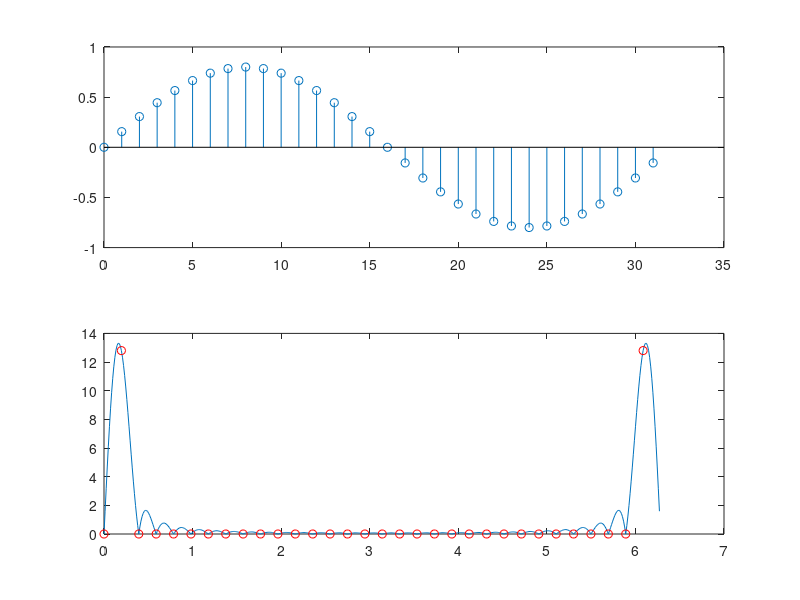

Reproduce this figure in MATLAB. (Note: this script raises an error after producing the figure.)
%% DSP_LAB_3 Frequency-Domain Analysis Using the DFT

%% Introdution
% define a sinusoidal signal
N = 32;
n = 0:N-1;
x = 0.8*sin((2*pi/N)*n);
% compute the approximated DTFT using an FFT with M = 16N frequency points
M = 16*N;
w = 2*pi*(0:1/M:1-1/M);
X = fft(x,M);
% plot the signal in time domain and its approximated DTFT
figure
subplot(2,1,1)
stem(n,x);
subplot(2,1,2);
plot(w,abs(X));
hold on
% compute the DFT of the same sinusoidal signal, the DFT is computed using
% an FFT with M = N frequency points, where N is the signal length.
Xk = fft(x);
N  = length(Xk)
wk = 2*pi*(0:1/N:1-1/N);
% plot the DFT coefficients
plot(wk,abs(Xk),'ro');

%% Problem 6.1 Computational Complexity of the DFT/FFT
clear
N = 32;
n = 0:N-1;
x = 0.8*sin(0.2*pi*n);
% compute the dft using direct computation of the dft
Y1 = dft(x);
% compute the dft via fft function
Y2 = fft(x);
% plot 
figure
subplot(2,1,1);
stem(abs(Y1));
subplot(2,1,2);
stem(abs(Y2));
% compare the different results by using different N
N = [2^4 2^5 2^6 2^7 2^8];
for k = 1:5
    n = 1:N(k)-1;
    x = 0.8*sin(0.2*pi*n);
    tic;
    y1 = dft(x);
    rd(k) = toc;
    tic
    y2 = fft(x);
    tf(k) = toc;
    subplot(5,1,k);
    stem(abs(y1));
end
%% Problem 6.2 Discrete-Time Fourier Transform
N1 = [16 32];
% generate rectangular bartlett hamming windows
RectWin12 = rectwin(N1(1));
RectWin36 = rectwin(N1(2));
BartWin12 = bartlett(N1(1));
BartWin36 = bartlett(N1(2));
HammWin12 = hamming(N1(1));
HammWin36 = hamming(N1(2));
% calculate the DTFT of the windows
[dtftRect12, wRect12] = dtft(RectWin12);
[dtftRect36, wRect36] = dtft(RectWin36);
[dtftBart12, wBart12] = dtft(BartWin12);
[dtftBart36, wBart36] = dtft(BartWin36);
[dtftHamm12, wHamm12] = dtft(HammWin12);
[dtftHamm36, wHamm36] = dtft(HammWin36);
% plot(RectWin12);
figure
subplot(3,1,1);
plot(wRect12,abs(dtftRect12),'r',wRect36,abs(dtftRect36));
subplot(3,1,2);
plot(wBart12,abs(dtftBart12),'r',wBart36,abs(dtftBart36));
subplot(3,1,3);
plot(wHamm12,abs(dtftHamm12),'r',wHamm36,abs(dtftHamm36));
% generate a sinusoids function
N2 = N1(2);
n = 0:N2-1;
X = sin(2*pi*n/N2);
% modulate it with different windows
rectX = X.*RectWin36';
bartX = X.*BartWin36';
hammX = X.*HammWin36';
% calculate the dtft of each modulated sinusoids functions
[dtftRX, wRX] = dtft(rectX);
[dtftBX, wBX] = dtft(bartX);
[dtftHX, wHX] = dtft(hammX);
% plot the modulated function and also its dtft
figure
plot(n,rectX,'r--',n,bartX,'g-',n,hammX,'b');
figure
plot(wRX,abs(dtftRX),'r--',wBX,abs(dtftBX),'g-',wHX,abs(dtftHX),'b');
% generate two sinusoids at different frequencies
n1 = 0:N1(1)-1;
n2 = 0:N1(2)-1;
% define the parameters
a  = [0.2, 0.3];
w0 = 0.2*pi;
wa1n1 = w0 + 2*pi*a(1)/N1(1);
wa2n1 = w0 + 2*pi*a(2)/N1(1);
wa1n2 = w0 + 2*pi*a(1)/N1(2);
% 
Xa1n1 = cos(w0*n1) + cos(wa1n1*n1);
Xa2n1 = cos(w0*n1) + cos(wa2n1*n1);
Xa1n2 = cos(w0*n2) + cos(wa1n2*n2);
% 
[dtftXa1n1, wXa1n1 ]= dtft(Xa1n1);
[dtftXa2n1, wXa2n1 ]= dtft(Xa2n1);
[dtftXa1n2, wXa1n2 ]= dtft(Xa1n2);
%
figure
plot(wXa1n1,abs(dtftXa1n1),'r',wXa2n1,abs(dtftXa2n1));
figure
plot(wXa1n1,abs(dtftXa1n1),'r',wXa1n2,abs(dtftXa1n2));

%% Problem 6.3 DTMF Signal Decoding
% define parameters
fs = 8000;
N  = 256;
% generate the signal for '7'
x7 = dtmfdial('7',fs);
% calculate the dft of x7
[dftX7, wX7] = dft(x7);
yx7 = abs(dftX7);
f = wX7/(2*pi)*fs;
% plot the signal
plot(f,yx7);
hold on
fx = find(yx7 > max(yx7)*9/10);
plot(f(fx(1:2)),yx7(fx(1:2)),'ro');
%
load mynumber.mat
p = 1;
for i = 1:11
    key(i) = dtmfcoef(xx(p:p+255),fs);
    p = p + 320;
end

%% Problem 6.4 Inverse Filtering for Speech Dereverberation
% generate a room impulse response
clear 
fs  = 44100;
mic = [19, 18, 1.6];
n   = 12;
r   = 0.8;
rm  = [10, 14, 20];
src = [5, 2, 1];
h = rir(fs,mic,n,r,rm,src);
Nh = length(h);
% import the speech signal 
[x, fs] = audioread('speech.wav');

Nx = length(x);
NM = Nh + Nx - 1;

%soundsc(x);
% filter the speech using generated room impulse response
y = conv(h,x);
% length(y) == length(h) + length(x) - 1;
% soundsc(y);
yx = fft(x);
nx = 0:1/length(yx):1-1/length(yx);
yy = fft(y);
ny = 0:1/length(yy):1-1/length(yy);
figure
plot(nx,abs(yx),ny,abs(yy),'r.');
soundsc(y);

y2  = ifft(fft(h,NM).*fft(x,NM));


figure 
subplot(2,1,1);
plot(abs(fft(x)));
subplot(2,1,2);
plot(abs(fft(y2)));
